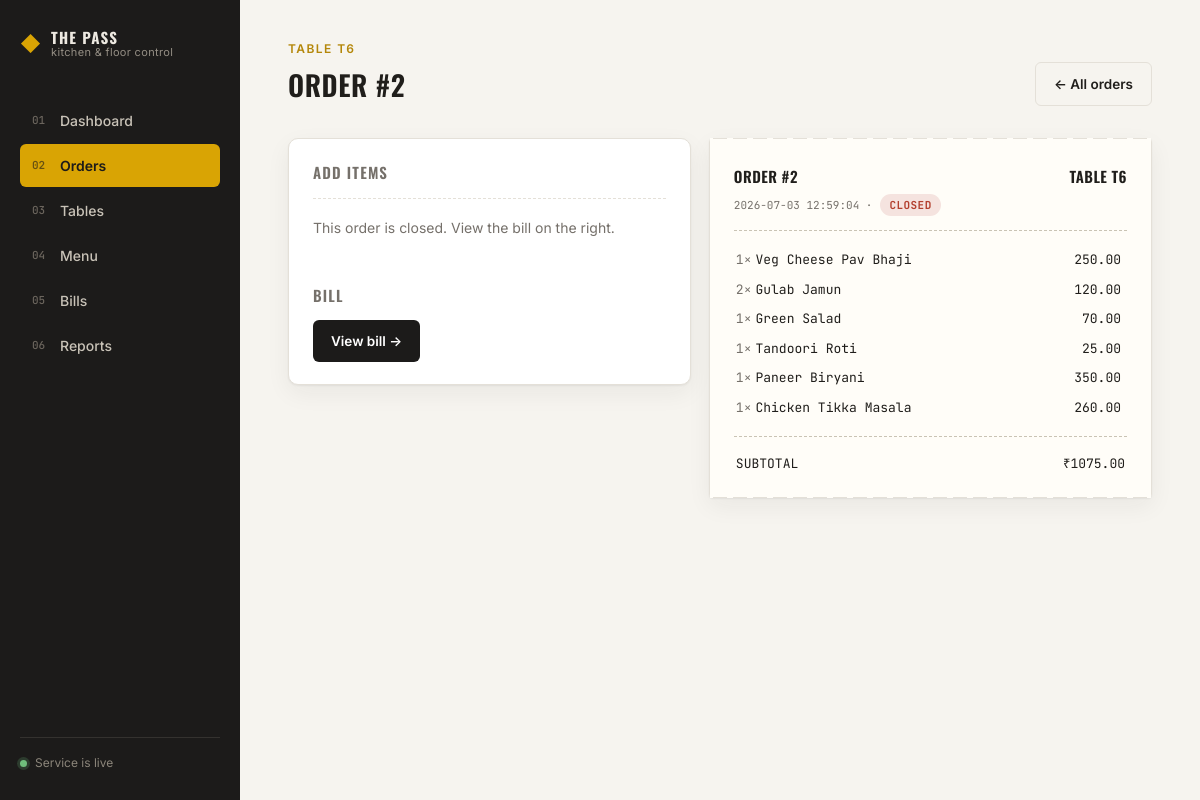
/orders/2, run on the app's committed database.
### tables this page shows
CREATE TABLE tables (
            table_id    INTEGER PRIMARY KEY AUTOINCREMENT,
            label       TEXT NOT NULL,
            capacity    INTEGER NOT NULL,
            status      TEXT NOT NULL DEFAULT 'free'
        );

CREATE TABLE orders (
            order_id    INTEGER PRIMARY KEY AUTOINCREMENT,
            table_id    INTEGER NOT NULL,
            status      TEXT NOT NULL DEFAULT 'open',
            created_at  TEXT NOT NULL,
            closed_at   TEXT,
            FOREIGN KEY (table_id) REFERENCES tables (table_id)
        );

CREATE TABLE order_items (
            id          INTEGER PRIMARY KEY AUTOINCREMENT,
            order_id    INTEGER NOT NULL,
            item_id     INTEGER NOT NULL,
            quantity    INTEGER NOT NULL,
            price_each  REAL NOT NULL,
            FOREIGN KEY (order_id) REFERENCES orders (order_id),
            FOREIGN KEY (item_id) REFERENCES menu (item_id)
        );

CREATE TABLE menu (
            item_id     INTEGER PRIMARY KEY AUTOINCREMENT,
            name        TEXT NOT NULL,
            category    TEXT NOT NULL,
            price       REAL NOT NULL,
            available   INTEGER NOT NULL DEFAULT 1
        );

### app.py (the view)
@app.route("/orders/<int:order_id>")
def order_detail(order_id):
    db = get_db()
    order = db.execute("""
        SELECT o.*, t.label, t.table_id FROM orders o
        JOIN tables t ON o.table_id = t.table_id
        WHERE o.order_id=?
    """, (order_id,)).fetchone()
    if not order:
        db.close()
        flash("Order not found.", "error")
        return redirect(url_for("orders"))
    line_items = db.execute("""
        SELECT oi.id, m.name, oi.quantity, oi.price_each,
               (oi.quantity * oi.price_each) as line_total
        FROM order_items oi JOIN menu m ON oi.item_id = m.item_id
        WHERE oi.order_id=?
    """, (order_id,)).fetchall()
    subtotal = sum(row["line_total"] for row in line_items)
    available_items = db.execute(
        "SELECT * FROM menu WHERE available=1 ORDER BY category, name"
    ).fetchall()
    bill = db.execute("SELECT * FROM bills WHERE order_id=?", (order_id,)).fetchone()
    db.close()
    return render_template(
        "order_detail.html",
        order=order,
        line_items=line_items,
        subtotal=subtotal,
        available_items=available_items,
        bill=bill,
    )

### database.py (called while the page is built)
def get_db():
    conn = sqlite3.connect(DB_FILE)
    conn.row_factory = sqlite3.Row
    conn.execute("PRAGMA foreign_keys = ON")
    return conn

### templates/order_detail.html (shortened to what this page needs)
{% extends "base.html" %}
{% block content %}
<header class="page-head">
  <div>
    <span class="eyebrow">Table {{ order['label'] }}</span>
    <h1>Order #{{ order['order_id'] }}</h1>
  </div>
  <a href="{{ url_for('orders') }}" class="btn btn-ghost">&larr; All orders</a>
</header>
<section class="split-grid split-grid-wide">
  <div class="panel">
    <h2>Add items</h2>
    {% if order['status'] == 'open' %}
    <form method="POST" action="{{ url_for('order_add_item', order_id=order['order_id']) }}" class="form-row">
      <select name="item_id" required>
        <option value="" disabled selected>Choose a dish&hellip;</option>
        {% for item in available_items %}
          <option value="{{ item['item_id'] }}">{{ item['name'] }} &middot; &#8377;{{ "%.2f"|format(item['price']) }}</option>
        {% endfor %}
      </select>
      <input type="number" name="quantity" min="1" value="1" required class="qty-input">
      <button type="submit" class="btn btn-secondary">Fire item</button>
    </form>
    {% else %}
    <p class="empty">This order is closed. View the bill on the right.</p>
    {% endif %}
    {% if order['status'] == 'open' %}
    <h2 class="mt">Close out</h2>
    <form method="POST" action="{{ url_for('generate_bill', order_id=order['order_id']) }}" class="form-row" onsubmit="return confirm('Generate the bill and free this table?');">
      <input type="number" name="discount_pct" min="0" max="100" step="1" value="0" placeholder="Discount %">
      <button type="submit" class="btn btn-primary" {{ 'disabled' if subtotal == 0 }}>Generate bill</button>
    </form>
    {% elif bill %}
    <h2 class="mt">Bill</h2>
    <a href="{{ url_for('bill_detail', order_id=order['order_id']) }}" class="btn btn-primary">View bill &rarr;</a>
    {% endif %}
  </div>
  <div class="ticket">
    <div class="ticket-notch"></div>
    <div class="ticket-head">
      <span>ORDER&nbsp;#{{ order['order_id'] }}</span>
      <span>TABLE&nbsp;{{ order['label'] }}</span>
    </div>
    <div class="ticket-meta">{{ order['created_at'] }} &middot; <span class="pill pill-{{ 'open' if order['status']=='open' else 'closed' }}">{{ order['status'] }}</span></div>
    <div class="ticket-rule"></div>
    {% if line_items %}
    <table class="ticket-table">
      {% for li in line_items %}
      <tr>
        <td class="ticket-qty">{{ li['quantity'] }}&times;</td>
        <td class="ticket-name">{{ li['name'] }}</td>
        <td class="ticket-amt mono">{{ "%.2f"|format(li['line_total']) }}</td>
        <td class="ticket-x">
        </td>
      </tr>
      {% endfor %}
    </table>
    {% else %}
    <p class="empty">No items fired yet.</p>
    {% endif %}
    <div class="ticket-rule"></div>
    <div class="ticket-total">
      <span>SUBTOTAL</span>
      <span class="mono">&#8377;{{ "%.2f"|format(subtotal) }}</span>
    </div>
    <div class="ticket-notch ticket-notch-bottom"></div>
  </div>
</section>
{% endblock %}

### static/css/style.css (style rules this page uses)
:root { --charcoal: #1C1B1A; --charcoal-soft: #262523; --paper: #F6F4EF; --paper-panel: #FFFFFF; --ink: #201E1B; --ink-muted: #75706A; --line: #E4E0D8; --amber: #D9A404; --amber-deep: #B4870A; --forest: #2E5339; --forest-soft: #E7EFE7; --rust: #B3402F; --rust-soft: #F5E3DF; --radius: 10px; --radius-sm: 6px; --shadow: 0 1px 2px rgba(28,27,26,0.06), 0 8px 24px rgba(28,27,26,0.06); --font-display: 'Oswald', 'Arial Narrow', sans-serif; --font-body: 'Inter', -apple-system, BlinkMacSystemFont, sans-serif; --font-mono: 'JetBrains Mono', 'Courier New', monospace; }
* { box-sizing: border-box; }
html, body { margin: 0; padding: 0; background: var(--paper); color: var(--ink); font-family: var(--font-body); font-size: 15px; line-height: 1.5; }
h1, h2, h3 { font-family: var(--font-display); font-weight: 600; letter-spacing: 0.01em; margin: 0; color: var(--ink); }
h1 { font-size: 28px; text-transform: uppercase; letter-spacing: 0.02em; }
h2 { font-size: 15px; text-transform: uppercase; letter-spacing: 0.08em; color: var(--ink-muted); margin-bottom: 14px; }
a { color: inherit; text-decoration: none; }
.mono { font-family: var(--font-mono); }
.page-head { display: flex; align-items: flex-end; justify-content: space-between; margin-bottom: 32px; }
.eyebrow { display: block; font-size: 12px; text-transform: uppercase; letter-spacing: 0.12em; color: var(--amber-deep); font-weight: 600; margin-bottom: 6px; }
.btn { display: inline-flex; align-items: center; gap: 6px; padding: 11px 18px; border-radius: var(--radius-sm); border: none; font-family: var(--font-body); font-weight: 600; font-size: 13.5px; cursor: pointer; transition: transform 0.1s ease, filter 0.15s ease; }
.btn-primary { background: var(--charcoal); color: #fff; }
.btn-ghost { background: transparent; color: var(--ink); border: 1px solid var(--line); }
.split-grid { display: grid; grid-template-columns: 1fr 1fr; gap: 18px; }
.split-grid-wide { grid-template-columns: 1fr 1.1fr; align-items: start; }
.panel { background: var(--paper-panel); border: 1px solid var(--line); border-radius: var(--radius); padding: 22px 24px; box-shadow: var(--shadow); margin-bottom: 18px; }
.panel .mt { margin-top: 28px; }
.empty { color: var(--ink-muted); font-size: 14px; padding: 18px 0; border-top: 1px dashed var(--line); margin-top: 6px; }
.pill { display: inline-block; font-size: 11px; font-weight: 700; text-transform: uppercase; letter-spacing: 0.04em; padding: 3px 9px; border-radius: 20px; }
.pill-closed { background: var(--rust-soft); color: var(--rust); }
.ticket { background: #FFFDF8; border: 1px solid var(--line); border-radius: 4px; padding: 26px 24px 20px; font-family: var(--font-mono); position: relative; box-shadow: var(--shadow); }
.ticket-notch { position: absolute; top: -1px; left: 0; right: 0; height: 12px; background-image: radial-gradient(circle at 10px 0, transparent 7px, #FFFDF8 7.5px); background-size: 20px 12px; background-repeat: repeat-x; }
.ticket-notch-bottom { top: auto; bottom: -1px; background-image: radial-gradient(circle at 10px 12px, transparent 7px, #FFFDF8 7.5px); }
.ticket-head { display: flex; justify-content: space-between; font-family: var(--font-display); font-weight: 600; font-size: 15px; letter-spacing: 0.03em; margin-bottom: 6px; }
.ticket-meta { font-size: 11px; color: var(--ink-muted); display: flex; align-items: center; gap: 8px; }
.ticket-rule { border-top: 1px dashed #C9C3B4; margin: 14px 0; }
.ticket-table { width: 100%; border-collapse: collapse; }
.ticket-table td { padding: 5px 2px; font-size: 13px; vertical-align: top; }
.ticket-qty { color: var(--ink-muted); width: 34px; }
.ticket-name { width: 100%; }
.ticket-amt { text-align: right; white-space: nowrap; }
.ticket-x { width: 20px; text-align: right; }
.ticket-total { display: flex; justify-content: space-between; font-size: 13px; padding: 3px 2px; }

### data on the page
tables: label "T6"
orders: order_id "2", created_at "2026-07-03 12:59:04", status "CLOSED"
order_items: quantity "1", name "Veg Cheese Pav Bhaji", line_total "250.00"
order_items: quantity "2", name "Gulab Jamun", line_total "120.00"
order_items: quantity "1", name "Green Salad", line_total "70.00"
order_items: quantity "1", name "Tandoori Roti", line_total "25.00"
order_items: quantity "1", name "Paneer Biryani", line_total "350.00"
order_items: quantity "1", name "Chicken Tikka Masala", line_total "260.00"

### other printed values
{{ "%.2f"|format(subtotal) }} "1075.00"
